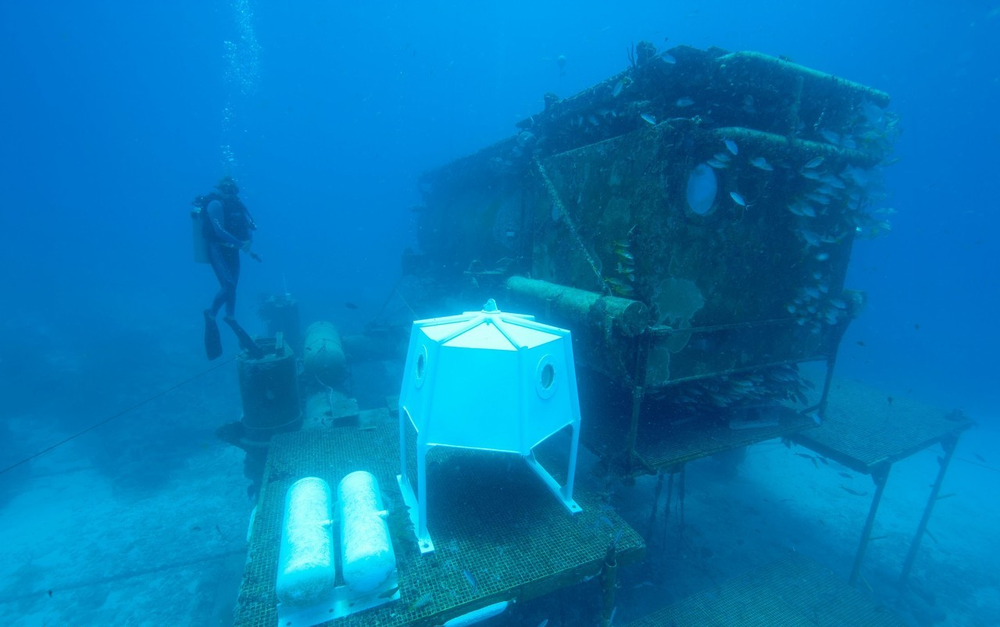
#> input picture Attachment/10_img_.png, 1000 x 627 px, shrunk from 1280 x 803 before the run; its folder holds only this picture in this run
$ python -i t3_1.py   (imports and definitions only)
#> lines starting #> are read from the running program, lines starting #| are printed output that depends on the picture
#> further down, picture is the input picture: shape (627, 1000, 3); mean B, G, R 181.9, 121.8, 4.2
import cv2
import numpy as np
import os


def enhance_underwater_image(image):
    image = image.astype(np.float32) / 255.0

    mean_r = np.mean(image[:, :, 2])
#> mean_r = 0.0164
    mean_g = np.mean(image[:, :, 1])
#> mean_g = 0.478
    mean_b = np.mean(image[:, :, 0])
#> mean_b = 0.713

    if mean_g > mean_b:
        enhanced_r = image[:, :, 2] * 1.4
        enhanced_g = image[:, :, 1] * 0.7
        enhanced_b = image[:, :, 0] * 1.05
    else:
        enhanced_r = image[:, :, 2] * 1.4
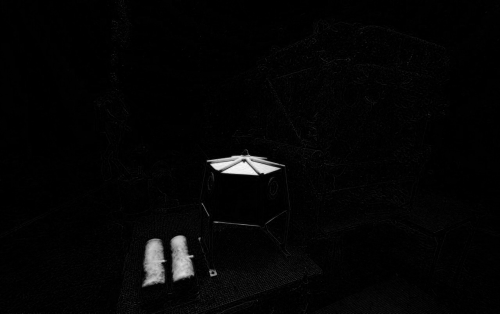
#> enhanced_r: shape (627, 1000) float32 (shown at 1/2 size); min 0, max 1.16, mean 0.023; drawn with min black and max white
        enhanced_g = image[:, :, 1] * 1.05
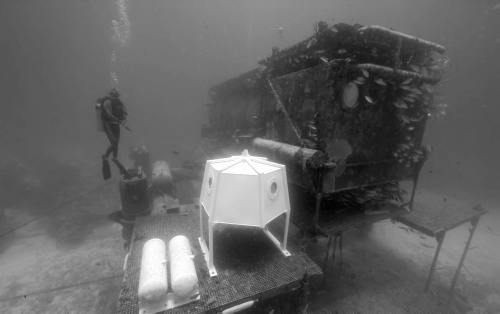
#> enhanced_g: shape (627, 1000) float32 (shown at 1/2 size); min 0.156, max 1.05, mean 0.501; drawn with min black and max white
        enhanced_b = image[:, :, 0] * 0.7

    image[:, :, 2] = np.clip(enhanced_r, 0, 1)
    image[:, :, 1] = np.clip(enhanced_g, 0, 1)
    image[:, :, 0] = np.clip(enhanced_b, 0, 1)

    image = (image * 255).astype(np.uint8)

    lab = cv2.cvtColor(image, cv2.COLOR_BGR2LAB)
#> lab: shape (627, 1000, 3); mean of channels 0, 1, 2 122, 100.5, 119.8
    l, a, b = cv2.split(lab)
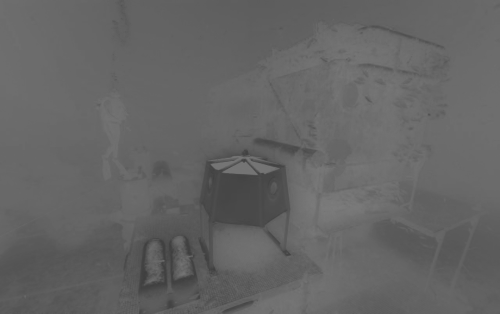
#> a: shape (627, 1000) (shown at 1/2 size); min 61, max 125, mean 100.5
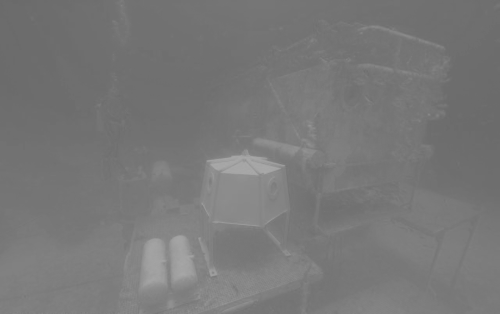
#> b: shape (627, 1000) (shown at 1/2 size); min 106, max 170, mean 119.8
    clahe = cv2.createCLAHE(clipLimit=1.5, tileGridSize=(8, 8))
    l = clahe.apply(l)
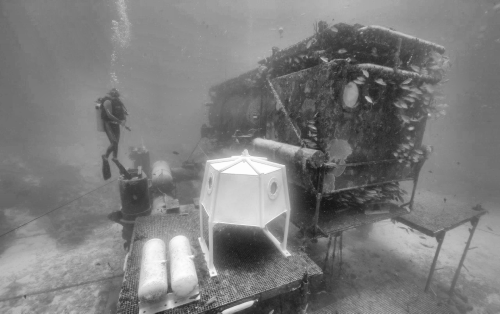
#> l: shape (627, 1000) (shown at 1/2 size); min 20, max 254, mean 124.5
    lab = cv2.merge((l, a, b))
#> lab: shape (627, 1000, 3); mean of channels 0, 1, 2 124.5, 100.5, 119.8
    image = cv2.cvtColor(lab, cv2.COLOR_LAB2BGR)
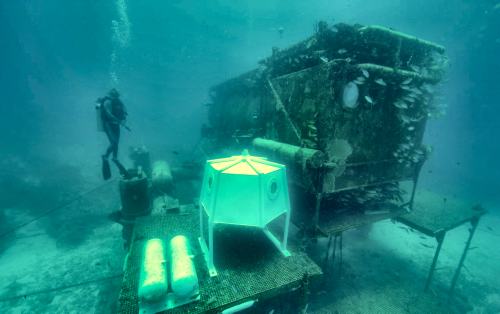
#> image: shape (627, 1000, 3) (shown at 1/2 size); mean B, G, R 129.7, 130.1, 19.6

    image = cv2.convertScaleAbs(image, alpha=1.1, beta=30)
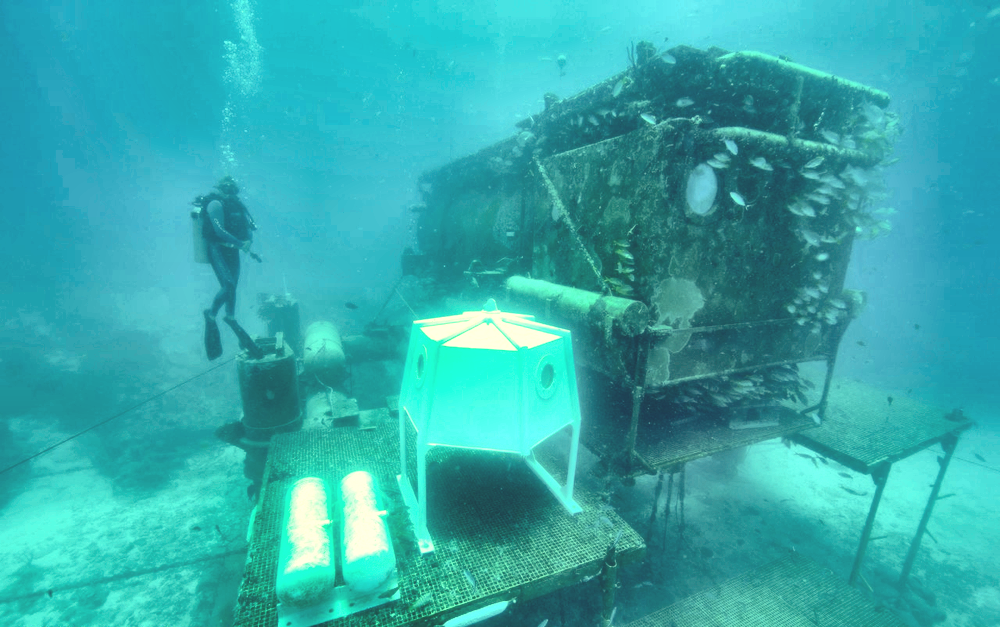
#> image: shape (627, 1000, 3); mean B, G, R 172.7, 171.4, 51.3

    return image


# [18 lines left out: function process_folder, not called in this run]

input_folder = "D:\shumo\\2024 APMCM\Attachment\Classify\color_cast"
output_folder = "D:\shumo\\2024 APMCM\Attachment\Powered\color_cast"

#process_folder(input_folder, output_folder)

>>> import cv2
>>> picture = cv2.imread('Attachment/10_img_.png')
>>> result = enhance_underwater_image(picture)

$ run again, on Attachment/112_img_.png
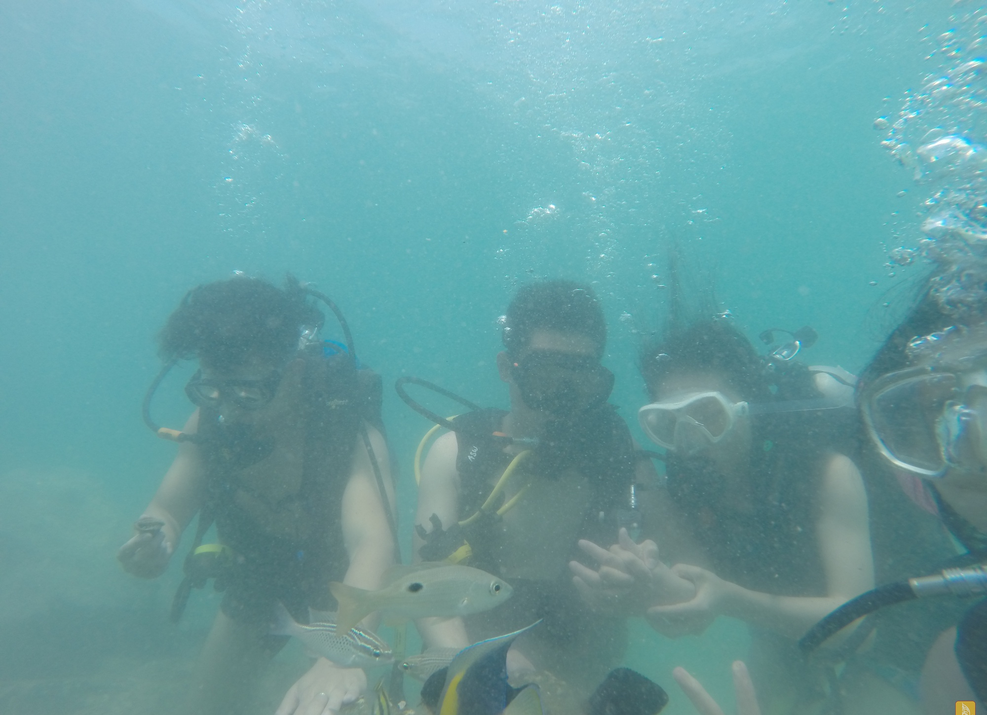
#> input picture Attachment/112_img_.png, 987 x 715 px, shrunk from 2000 x 1450 before the run
#> picture is the input picture: shape (715, 987, 3); mean B, G, R 161.9, 159, 105.3
#> mean_r = 0.413
#> mean_g = 0.624
#> mean_b = 0.635
#> in enhance_underwater_image, `l = clahe.apply(l)`:
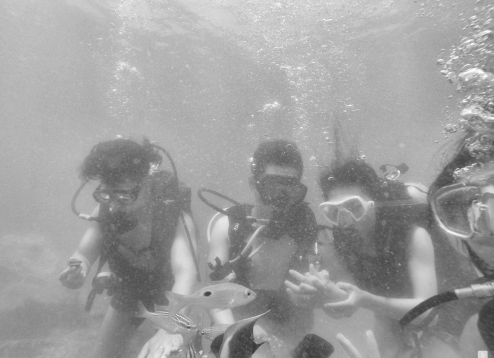
#> l: shape (715, 987) (shown at 1/2 size); min 54, max 253, mean 158.1
#> in enhance_underwater_image, `image = cv2.convertScaleAbs(image, alpha=1.1, beta=30)`:
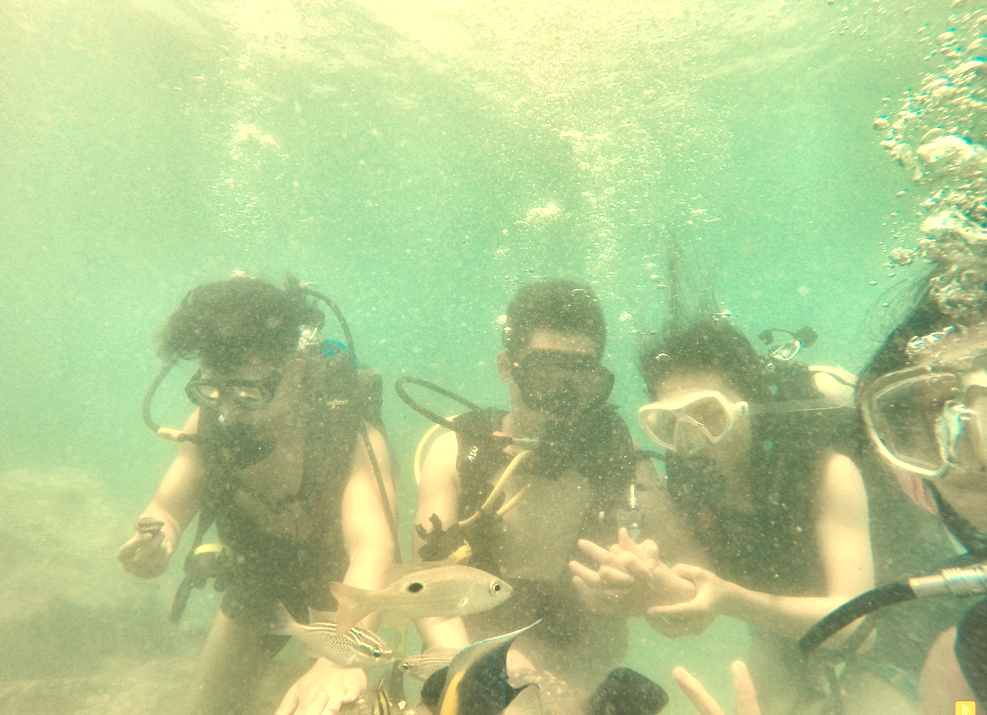
#> image: shape (715, 987, 3); mean B, G, R 144.5, 202.6, 180.7
